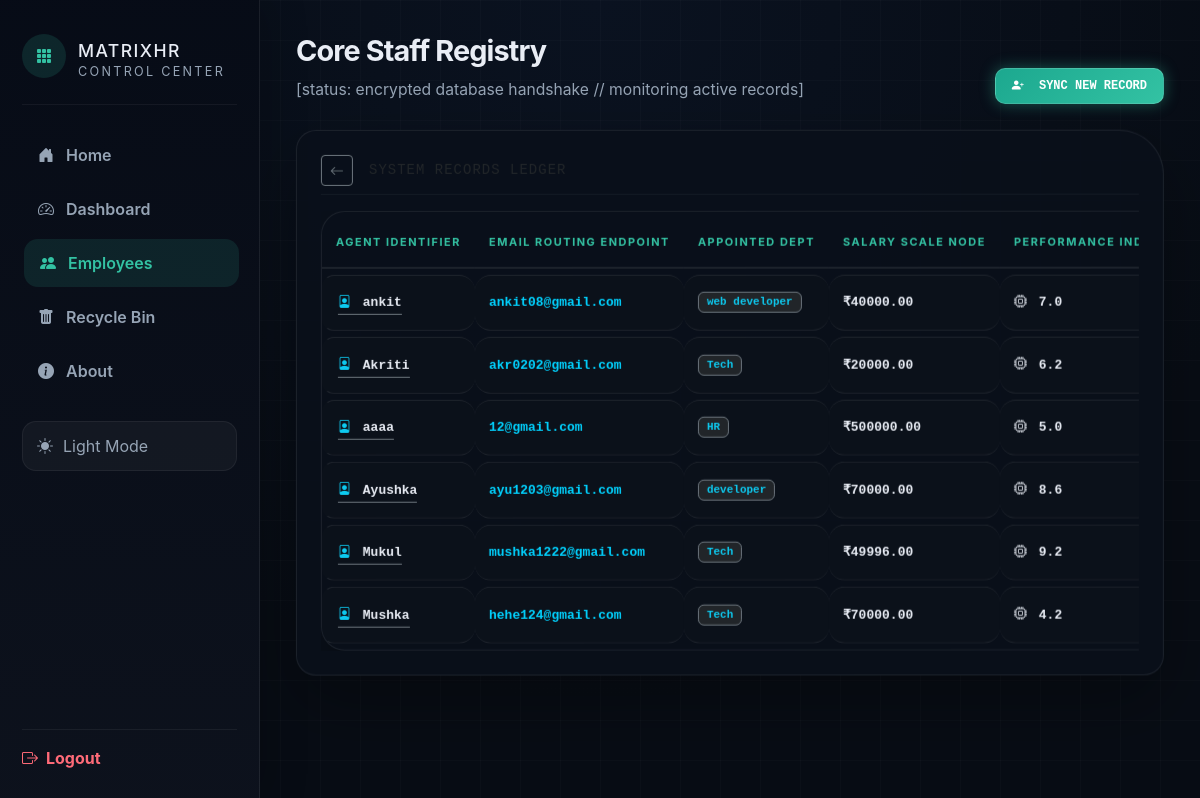
Before: /employees/ (signed in) with the older database file.
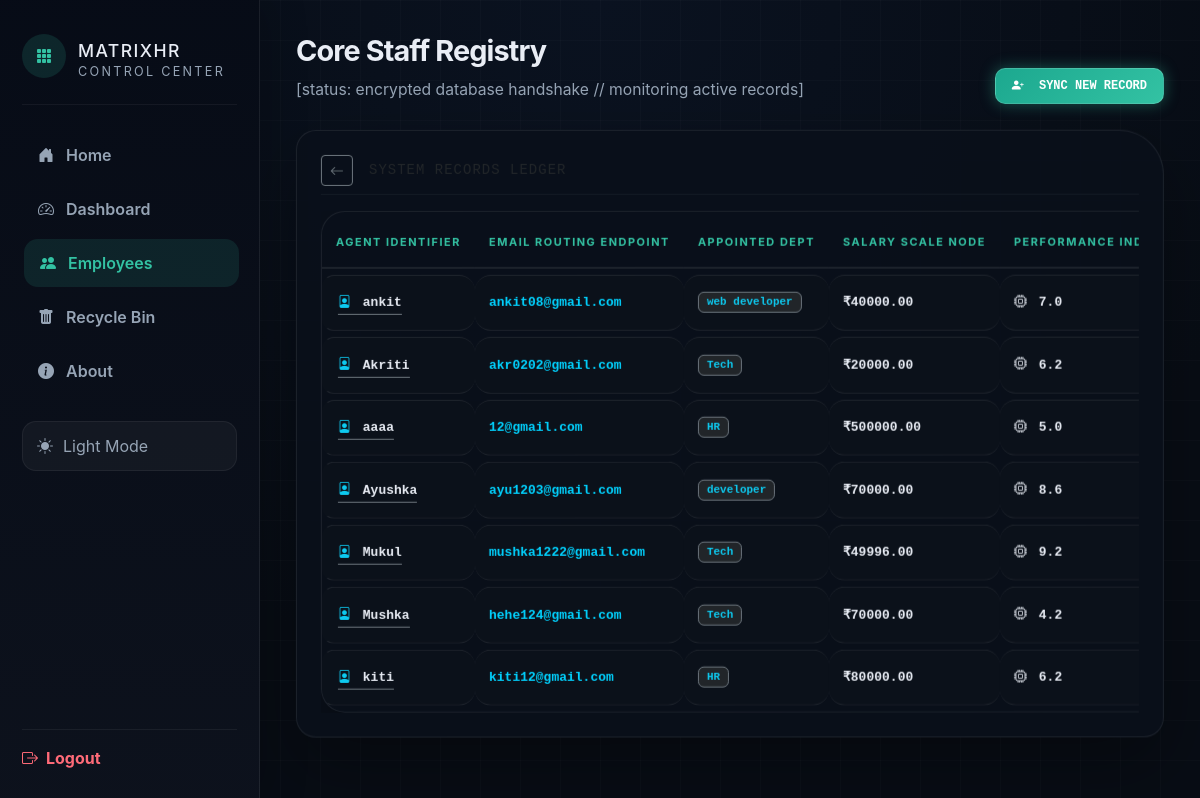
After: the same page with the newer database file.
### employees/models.py (models this page shows, shortened)
class Employee(models.Model):
    name = models.CharField(max_length=100)
    email = models.EmailField()
    department = models.CharField(max_length=100)
    salary = models.DecimalField(decimal_places=2, max_digits=10)
    performance_score = models.FloatField(default=5.0)
    attrition = models.BooleanField(default=False)
    is_deleted = models.BooleanField(default=False)
    profile_pic = models.ImageField(upload_to='profile_pics/', null=True, blank=True)

### employees/views.py (the view)
# urls.py: path('employees/', views.employee_list, name='employee_list'),
@login_required
def employee_list(request):
    try:
        employees = Employee.objects.filter(is_deleted=False).order_by('id')
    except Exception:
        employees = Employee.objects.filter(is_deleted=False)
    return render(request, 'employees/employee_list.html', {'employees': employees})

### employees/templates/employees/employee_list.html (shortened to what this page needs)
{% extends "employees/base.html" %}
{% block page_title %}Core Staff Registry{% endblock %}
{% block page_description %}<span class="theme-adaptive-muted">[status: encrypted database handshake // monitoring active records]</span>{% endblock %}
{% block header_actions %}
<div class="d-flex gap-2 align-items-center mt-2 mt-md-0" style="position: relative; z-index: 1020 !important;">
    <a href="{% url 'add_employee' %}" class="btn btn-highlight-sync px-3 py-2 text-uppercase font-monospace text-decoration-none">
       <i class="bi bi-person-plus-fill me-2"></i> Sync New Record
    </a>
</div>
{% endblock %}
{% block content %}
<div class="container-fluid px-0 main-hud-wrapper">
    <div class="card directory-card p-3 p-md-4 shadow-lg mb-4">
        <div class="d-flex justify-content-between align-items-center mb-3 pb-2 border-bottom border-secondary border-opacity-10">
            <div class="d-flex align-items-center">
                <a href="{% url 'dashboard' %}" class="btn btn-outline-secondary btn-sm me-3 border-opacity-50"><i class="bi bi-arrow-left"></i></a>
                <span class="text-uppercase font-monospace small theme-adaptive-muted" style="letter-spacing: 1px;">System Records Ledger</span>
            </div>
        </div>
        <div class="table-responsive" style="overflow-x: auto; -webkit-overflow-scrolling: touch;">
            <table class="table table-surface m-0">
                <thead>
                    <tr>
                        <th>Agent Identifier</th>
                        <th>Email Routing Endpoint</th>
                        <th>Appointed Dept</th>
                        <th>Salary Scale Node</th>
                        <th>Performance Index</th>
                    </tr>
                </thead>
                <tbody>
                    {% for emp in employees %}
                    <tr>
                        <td class="fw-bold">
                            <a href="{% url 'employee_profile' emp.pk %}" class="theme-adaptive-text text-decoration-none border-bottom border-secondary border-dashed pb-1">
                                <i class="bi bi-file-person text-info me-1"></i> {{ emp.name }}
                            </a>
                        </td>
                        <td><a href="mailto:{{ emp.email }}" class="email-telemetry-link">{{ emp.email }}</a></td>
                        <td><span class="badge bg-dark border border-secondary text-info px-2 py-1.5" style="font-size: 11px;">{{ emp.department }}</span></td>
                        <td class="text-success fw-semibold font-monospace">₹{{ emp.salary }}</td>
                        <td class="text-warning fw-bold"><i class="bi bi-cpu me-1"></i> {{ emp.performance_score|default:"0.0" }}</td>
                    </tr>
                    {% empty %}
                    <tr>
                        <td colspan="7" class="text-center text-muted py-5 font-monospace">[No operational agent nodes initialized inside core repository]</td>
                    </tr>
                    {% endfor %}
                </tbody>
            </table>
        </div>
    </div>
</div>
{% endblock %}

### employees/templates/employees/base.html (shortened to what this page needs)
<!DOCTYPE html>
<html lang="en">
<head>
    <link href="https://cdn.jsdelivr.net/npm/bootstrap@5.3.0/dist/css/bootstrap.min.css" rel="stylesheet">
    <link href="https://cdn.jsdelivr.net/npm/bootstrap-icons@1.11.0/font/bootstrap-icons.css" rel="stylesheet">
</head>
<body>
{% if user.is_authenticated %}
    <div class="page-shell">
        <aside class="sidebar" id="mainSidebarNavigationWrapper">
            <div class="brand-panel">
                <div class="d-flex align-items-center justify-content-start" style="gap: 12px;">
                    <div class="rounded-circle" style="width: 44px; height: 44px; background: rgba(51, 194, 163, 0.14); display: grid; place-items: center;">
                        <i class="bi bi-grid-3x3-gap-fill" style="color: var(--accent);"></i>
                    </div>
                    <div>
                        <h2>MatrixHR</h2>
                        <p>Control Center</p>
                    </div>
                </div>
            </div>
            <nav class="nav-links d-flex flex-column" style="gap: 6px; position: relative;">
                <a href="{% url 'home' %}" class="{% if request.resolver_match.url_name == 'home' %}active{% endif %}">
                    <i class="bi bi-house-door-fill"></i> Home
                </a>
                <a href="{% url 'dashboard' %}" class="{% if request.resolver_match.url_name == 'dashboard' %}active{% endif %}">
                    <i class="bi bi-speedometer2"></i> Dashboard
                </a>
                <a href="{% url 'employee_list' %}" class="{% if request.resolver_match.url_name == 'employee_list' %}active{% endif %}">
                    <i class="bi bi-people-fill"></i> Employees
                </a>
                <a href="{% url 'recycle_bin' %}" class="{% if request.resolver_match.url_name == 'recycle_bin' %}active{% endif %}">
                    <i class="bi bi-trash-fill"></i> Recycle Bin
                </a>
                <a href="{% url 'about' %}" class="{% if request.resolver_match.url_name == 'about' %}active{% endif %}">
                    <i class="bi bi-info-circle-fill"></i> About
                </a>
            </nav>
            <button class="theme-toggle" type="button" onclick="toggleSystemTheme()">
                <i class="bi bi-sun-fill"></i>
                <span id="themeToggleLabelText">Switch Theme</span>
            </button>
            <div class="sidebar-footer">
                <a href="{% url 'logout' %}" class="d-flex align-items-center gap-2" style="text-decoration: none;">
                    <i class="bi bi-box-arrow-right"></i> Logout
                </a>
            </div>
        </aside>
        <main class="main-content">
            <header class="page-header">
                <div>
                    <h1 class="page-title">{% block page_title %}Central Matrix Directory{% endblock %}</h1>
                    <p class="page-description">{% block page_description %}Secure employee records, analytics, and administration in one polished view.{% endblock %}</p>
                </div>
                <div class="header-actions">{% block header_actions %}{% endblock %}</div>
            </header>
            {% block content %}{% endblock %}
        </main>
    </div>
{% endif %}
</body>
</html>

### employees/templates/employees/base.html (style rules this page uses)
:root { --bg: #070c14; --surface: rgba(9, 15, 26, 0.96); --surface-soft: rgba(255, 255, 255, 0.05); --border: rgba(255, 255, 255, 0.08); --text: #e9edf5; --text-muted: #96a4b5; --accent: #33c2a3; --accent-strong: #1ca88f; --shadow: 0 28px 70px rgba(0, 0, 0, 0.34); --danger: #ff6b78; }
*, *::before, *::after { box-sizing: border-box; }
html { scroll-behavior: smooth; }
body { margin: 0; min-height: 100vh; font-family: 'Inter', 'Segoe UI', Arial, sans-serif; color: var(--text); background: radial-gradient(circle at top, rgba(10, 18, 32, 1) 0%, var(--bg) 70%); overflow-x: hidden; }
.page-shell { min-height: 100vh; display: grid; grid-template-columns: 260px 1fr; position: relative; z-index: 1; }
.sidebar { background: linear-gradient(180deg, rgba(7, 12, 23, 0.98), rgba(13, 18, 29, 0.98)); border-right: 1px solid var(--border); box-shadow: 6px 0 40px rgba(0, 0, 0, 0.18); padding: 30px 22px; display: flex; flex-direction: column; gap: 26px; min-height: 100vh; }
.brand-panel { text-align: left; border-bottom: 1px solid rgba(255,255,255,0.05); padding-bottom: 22px; }
.brand-panel h2 { margin: 0.65rem 0 0.1rem; font-size: 1.1rem; letter-spacing: 0.08em; text-transform: uppercase; color: var(--text); }
.brand-panel p { margin: 0; color: var(--text-muted); font-size: 0.79rem; letter-spacing: 0.18em; text-transform: uppercase; }
.nav-links { display: grid; gap: 6px; }
.nav-links a { display: flex; align-items: center; gap: 12px; padding: 12px 16px; border-radius: 14px; color: var(--text-muted) !important; text-decoration: none; font-weight: 600; transition: background 0.2s ease, color 0.2s ease, transform 0.2s ease; }
.nav-links a:hover, .nav-links a.active { background: rgba(51, 194, 163, 0.12); color: var(--accent) !important; transform: translateX(2px); }
.theme-toggle { display: inline-flex; align-items: center; gap: 10px; padding: 12px 14px; border-radius: 14px; background: rgba(255,255,255,0.04); color: var(--text-muted); cursor: pointer; transition: background 0.2s ease, color 0.2s ease; border: 1px solid rgba(255,255,255,0.06); }
.sidebar-footer { margin-top: auto; padding-top: 1rem; border-top: 1px solid rgba(255,255,255,0.06); }
.sidebar-footer a { color: var(--danger) !important; font-weight: 700; }
.main-content { padding: 34px 36px; position: relative; overflow: hidden; z-index: 2; }
.page-header { display: flex; flex-wrap: wrap; justify-content: space-between; align-items: flex-end; gap: 18px; margin-bottom: 26px; }
.page-title { margin: 0; font-size: clamp(1.8rem, 2.2vw, 2.6rem); font-weight: 700; letter-spacing: -0.03em; color: var(--text); }
.page-description { margin: 0.55rem 0 0; font-size: 0.98rem; color: var(--text-muted); max-width: 72ch; line-height: 1.7; }
.header-actions { display:flex; flex-wrap:wrap; gap:12px; }
.card-surface, .table-surface, .form-card, .control-card { background: var(--surface); border: 1px solid var(--border); border-radius: 24px; box-shadow: var(--shadow); overflow: hidden; }
.table-surface { width: 100%; border-collapse: separate; border-spacing: 0 12px; }
.table-surface th, .table-surface td { border: none; vertical-align: middle; }
.table-surface th { color: var(--accent); letter-spacing: 0.12em; font-size: 0.78rem; font-weight: 700; text-transform: uppercase; padding: 20px 18px 14px; border-bottom: 1px solid rgba(255,255,255,0.06); }
.table-surface td { background: rgba(255,255,255,0.03); color: var(--text); padding: 18px; border-radius: 16px; }
.sidebar .rounded-circle i, .mobile-top-bar i.bi-grid-3x3-gap-fill { display: inline-block !important; transform-style: preserve-3d !important; animation: logo-3d-spin-deck 5s infinite cubic-bezier(0.4, 0, 0.2, 1) !important; }

Changed rows visible on the page:
added Employee: name "kiti", email "kiti12@gmail.com", department "HR", salary "80000.00", performance_score "6.2"
